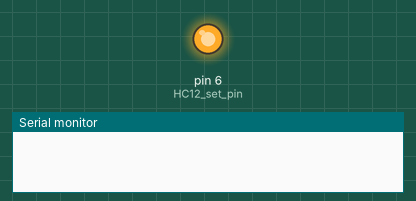
Simulated run of this sketch. Board: Arduino Nano, built with avr-gcc and run on an emulated ATmega328P. Shown: output pins drawn as LEDs (lit = HIGH), the last lines printed to the serial monitor. The modem accepts every AT command (registered, SIM ready, sends succeed) and sends nothing else.

Above: at 0.1 s.
At 2.2 s:
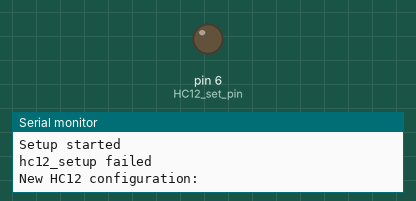
Timing chart, 0 to 4.5 s (numbered marks = the images above):
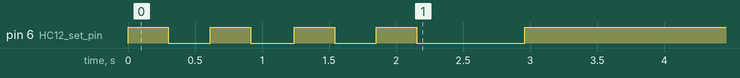

The sketch:

hc12_setup.ino
```cpp
/*
 * hc12_setup
 * Configure HC12 wireless module settings
 * The new setting are specified in the 4 lines below
 * This program will carry out the following steps:
 * - auto detect the current HC12 baudrate
 * - print the current HC12 configuration to the console
 * - transfer the new settings to the HC12
 * - print the new HC12 configuration to the console
 * - continually send beacons via the HC12
 *
 * Wiring details:
 * Nano - HC12
 *  5V - VCC
 * GND - GND
 *  D4 - RXD
 *  D5 - TXD
 *  D6 - SET
 */
//---New Settings--------------------------------------------------------------------
#define HC12_BAUD 9600          // Baudrate
#define HC12_CHANNEL "001"      // 001 to 127, use spacing of 5 channels
#define HC12_POWER 8            // TX power 1-8 = -1/2/5/8/11/14/17/20dBm
#define HC12_MODE 3             // 1-4 = FU1/FU2/FU3/FU4  FU3 is the factory default
//-----------------------------------------------------------------------------------


#include <SoftwareSerial.h>

#include "debug.h"
#define DEBUG_LEVEL_DEFAULT L_INFO;
debugLevels currentDebugLevel;

#define HC12_SET_DELAY 300      // Timeout for HC12 set mode
#define HC12_SET_RX_TIMEOUT 500 // Timeout when receiving data in set mode

const byte HC12_rx_pin = 4;
const byte HC12_tx_pin = 5;
const byte HC12_set_pin = 6;

#define CONSOLE_BAUD 9600

long baudrates[] = { 1200, 2400, 4800, 9600, 38400, 57600, 115200, 0 };
long hc12_active_baud = 9600;

SoftwareSerial HC12( HC12_tx_pin, HC12_rx_pin);

char HC12ByteIn;
String HC12ReadBuffer = "";

int loopCount = 0;

void setup() {
  Serial.begin(CONSOLE_BAUD);
  currentDebugLevel = DEBUG_LEVEL_DEFAULT;

  HC12ReadBuffer.reserve(64);
  pinMode(HC12_set_pin, OUTPUT);
  hc12_set_mode(false);

  if (!hc12_auto_baud()) {
    debug(L_ERROR, "Unable to detect HC12\n");
  } else {
    debug(L_INFO, "Detected Baudrate: %u\n", hc12_active_baud);
    debug( L_INFO, "\nCurrent HC12 configuration:\n");
    hc12_show_config();
  }

  hc12_setup(); // configure HC12 with new settings

  debug( L_INFO, "\nNew HC12 configuration:\n");
  hc12_show_config();
}

void loop() {
  sendBeacon();
  delay(3000);

  if (HC12.available()) {
    HC12ByteIn = HC12.read();
    Serial.print(HC12ByteIn);
  }

}

void sendBeacon() {
  HC12.print("HC12 Beacon #");
  HC12.print(loopCount++);
  HC12.print("\n");
  debug(L_INFO, "Beacon...\n");
}

// print debug output on console interface
void debug(debugLevels level, char *sFmt, ...)
{
  if (level > currentDebugLevel) return;  // bypass if level is not high enough
  char acTmp[128];       // place holder for sprintf output
  va_list args;          // args variable to hold the list of parameters
  va_start(args, sFmt);  // mandatory call to initilase args

  vsprintf(acTmp, sFmt, args);
  Serial.print(acTmp);
  // mandatory tidy up
  va_end(args);
  return;
}

// automatically detect HC12 baudrate
bool hc12_auto_baud() {

  int baud_index = 0;
  long baudrate = baudrates[baud_index];

  hc12_set_mode(true);        // place HC12 into set mode

  while (baudrate != 0) {
    HC12.begin(baudrate);
    //debug(L_INFO, "Checking Baud: %u\n", baudrate);
    //delay(20);
    HC12.print("AT\n");
    if ( !hc12_rx_line( HC12_SET_RX_TIMEOUT ) ) goto nextBaud;
    if ( hc12_check_set_response() )  {
      //debug(L_INFO, "Detected Baud: %u\n", baudrate);
      hc12_set_mode(false);   // return HC12 to transparent state
      hc12_active_baud = baudrate;
      return true;
    }
nextBaud:
    baudrate = baudrates[++baud_index];
  }
  debug(L_ERROR, "Unable to detect Baudrate\n");
  return false;
}

void hc12_show_config() {
  hc12_set_mode(true);
  // retrieve HC12 version
  HC12.print("AT+RX\n");

  for (int i=1; i<=4; i++) {
    if ( hc12_rx_line( HC12_SET_RX_TIMEOUT ) ) {
      debug( L_INFO, HC12ReadBuffer.c_str() );
    }
  }
  hc12_set_mode(false);
  return;
}

void hc12_set_mode(bool newMode) {
  if (newMode) {
    digitalWrite(HC12_set_pin, LOW);
    delay(HC12_SET_DELAY);
  } else {
    digitalWrite(HC12_set_pin, HIGH);
    delay(HC12_SET_DELAY);
  }
}

bool hc12_setup() {
  bool ret_stat = false;

  Serial.print("\nSetup started\n");
  hc12_set_mode(true);


  // check if HC12 is responding
  HC12.print("AT\n");
  if ( !hc12_rx_line( HC12_SET_RX_TIMEOUT ) ) goto failed;
  if ( !hc12_check_set_response() ) goto failed;
  Serial.print(HC12ReadBuffer);

  // retrieve HC12 version
  HC12.print("AT+V\n");
  if ( !hc12_rx_line( HC12_SET_RX_TIMEOUT ) ) {
    debug(L_ERROR, "AT+V failed (Version)");
  } else {
    debug( L_INFO, HC12ReadBuffer.c_str() );
  }

  // set channel number
  HC12.print("AT+C");
  HC12.print(HC12_CHANNEL);
  HC12.print("\n");
  if ( !hc12_rx_line( HC12_SET_RX_TIMEOUT ) ) goto failed;

  // set baudrate for transparent mode
  HC12.print("AT+B");
  HC12.print(HC12_BAUD);
  HC12.print("\n");
  if ( !hc12_rx_line( HC12_SET_RX_TIMEOUT ) ) goto failed;

  // set power level
  HC12.print("AT+P");
  HC12.print(HC12_POWER);
  HC12.print("\n");
  if ( !hc12_rx_line( HC12_SET_RX_TIMEOUT ) ) goto failed;

  // set mode
  HC12.print("AT+FU");
  HC12.print(HC12_MODE);
  HC12.print("\n");
  if ( !hc12_rx_line( HC12_SET_RX_TIMEOUT ) ) goto failed;

  // read all parameters
  HC12.print("AT+RX");
  if ( !hc12_rx( HC12_SET_RX_TIMEOUT ) ) goto failed;
  debug( L_INFO, HC12ReadBuffer.c_str() );
  //Serial.print(HC12ReadBuffer);

  ret_stat = true;

failed:
  // return HC12 to transparent mode
  hc12_set_mode(false);
  HC12.begin(HC12_BAUD);

  if (!ret_stat)
    debug(L_ERROR, "hc12_setup failed\n");
  return ret_stat;
}

bool hc12_rx(int timeout) {
  int rxCount = 0;
  HC12ReadBuffer.remove(0);   // clear string
  // wait for reply from hc12
  long finishtime = millis() + timeout;
  while (millis() < finishtime) {
    if (HC12.available()) {
      rxCount++;
      HC12ByteIn = HC12.read();
      HC12ReadBuffer += char(HC12ByteIn);
    }
  }
  if (rxCount < 1) return false;
  return true;
}

//
bool hc12_rx_line(int timeout) {
  // receive one line
  HC12ReadBuffer.remove(0);   // clear string
  long finishtime = millis() + timeout;
  while (millis() < finishtime) {
    if (HC12.available()) {
      HC12ByteIn = HC12.read();
      HC12ReadBuffer += char(HC12ByteIn);
      if (HC12ByteIn == '\n') return true;
    }
  }
  debug(L_ERROR, "hc12_rx_line() Timeout\n");
  return false;
}

bool hc12_check_set_response() {
  // check if we received "OK" from HC12
  if ( (HC12ReadBuffer[0] != 'O') || (HC12ReadBuffer[1] != 'K') ) {
    debug(L_ERROR, HC12ReadBuffer.c_str());
    return false;
  }
  return true;
}
```

debug.h
```cpp
#ifndef debug_h
#define debug_h

enum debugLevels {
  L_OFF,
  L_ERROR,
  L_DEBUG,
  L_INFO
};

#endif
```
